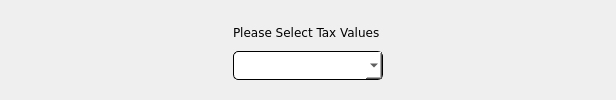
            <widget class="QWidget" name="topOptionsTax" native="true">
             <layout class="QHBoxLayout" name="horizontalLayout_5">
              <item>
               <spacer name="horizontalSpacer_5">
                <property name="orientation">
                 <enum>Qt::Horizontal</enum>
                </property>
                <property name="sizeHint" stdset="0">
                 <size>
                  <width>213</width>
                  <height>20</height>
                 </size>
                </property>
               </spacer>
              </item>
              <item>
               <widget class="QWidget" name="topSubOptionsTax" native="true">
                <property name="font">
                 <font>
                  <family>Verdana</family>
                 </font>
                </property>
                <layout class="QVBoxLayout" name="verticalLayout_8">
                 <item>
                  <widget class="QLabel" name="labelTax">
                   <property name="font">
                    <font>
                     <family>Verdana</family>
                    </font>
                   </property>
                   <property name="text">
                    <string>Please Select Tax Values</string>
                   </property>
                  </widget>
                 </item>
                 <item>
                  <widget class="QComboBox" name="taxList">
                   <property name="minimumSize">
                    <size>
                     <width>150</width>
                     <height>0</height>
                    </size>
                   </property>
                   <property name="font">
                    <font>
                     <family>Verdana</family>
                    </font>
                   </property>
                   <property name="cursor">
                    <cursorShape>PointingHandCursor</cursorShape>
                   </property>
                   <property name="styleSheet">
                    <string notr="true">QComboBox {
	background-color: rgb(255, 255, 255);
	border: 1px solid;
	padding: 5px;
	border-radius: 5px
}

QComboBox QScrollBar:vertical {
    width: 10px;
}

QComboBox QScrollBar::handle:vertical {
    background-color: rgb(41, 0, 122); 
    min-height: 50px;
}</string>
                   </property>
                  </widget>
                 </item>
                </layout>
               </widget>
              </item>
              <item>
               <spacer name="horizontalSpacer">
                <property name="orientation">
                 <enum>Qt::Horizontal</enum>
                </property>
                <property name="sizeHint" stdset="0">
                 <size>
                  <width>213</width>
                  <height>20</height>
                 </size>
                </property>
               </spacer>
              </item>
             </layout>
            </widget>
